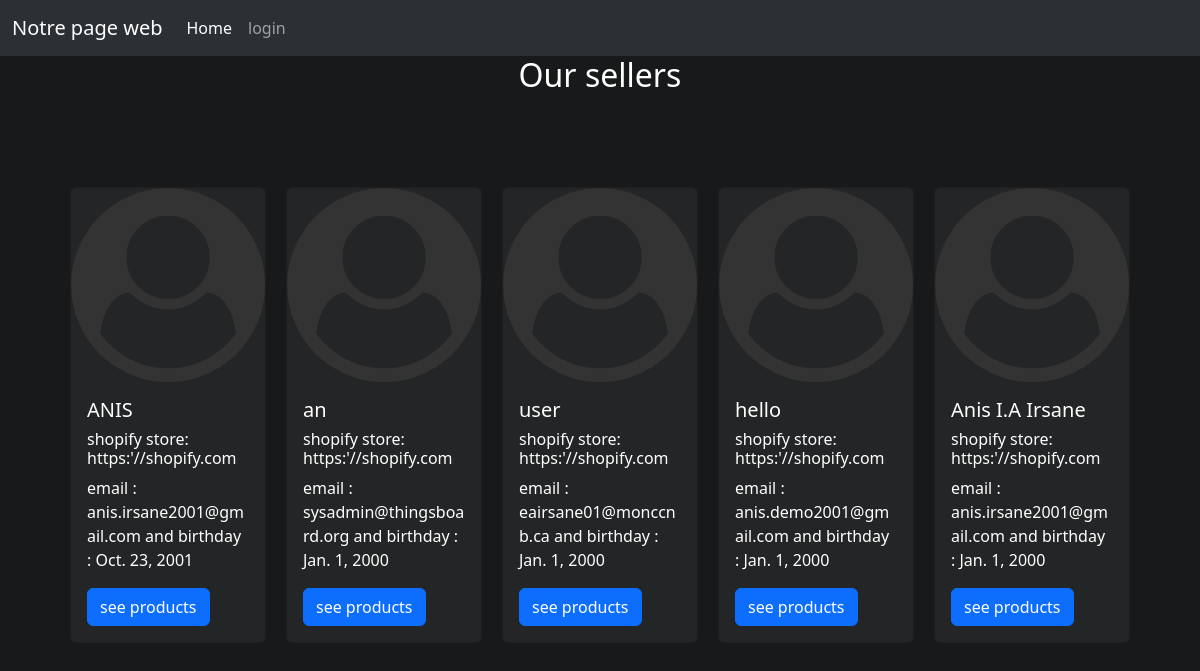
The page /sellers/ on the database its author committed.
### myapp/models.py (models this page shows, shortened)
class Seller(models.Model):
    name = models.fields.CharField(max_length=100)
    email = models.EmailField(max_length=254)
    dateOfBirth = models.DateField(null =True, blank=True, default='2000-01-01')
    profilePicture = models.ImageField()
    shopifyLink = models.URLField(max_length = 200)

### myapp/views.py (the view)
# urls.py: path('sellers/', views.sellers, name='sellers'),
def sellers(request):
    sellers = Seller.objects.all()
    return render(request,
                   'myapp/main.html',
                   {'sellers':sellers} )

### myapp/templates/myapp/main.html (shortened to what this page needs)
<html>
    <head><title>mywebpage</title>
        <link href="https://cdn.jsdelivr.net/npm/bootstrap@5.3.2/dist/css/bootstrap.min.css" rel="stylesheet">    <body>
     </head>
      <nav class="navbar navbar-expand-lg bg-body-tertiary " data-bs-theme="dark">
        <div class="container-fluid">
          <a class="navbar-brand" href="#">Notre page web</a>
          <div class="collapse navbar-collapse" id="navbarSupportedContent">
            <ul class="navbar-nav me-auto mb-2 mb-lg-0">
              <li class="nav-item">
                <a class="nav-link active" aria-current="page" href="#">Home</a>
              </li>
              <li class="nav-item">
                <a class="nav-link" href="#">login</a>
              </li>
            </ul>
          </div>
        </div>
      </nav>
        {% block content %}
            <h2 class="ourtitle">Our sellers</h2>
            <div class="main-container">
                {% for seller in sellers %}
                <div class="card" >
                    <img src="{{seller.profilePicture.url }}" class="card-img-top" alt="profile pic" >
                    <div class="card-body">
                      <h5 class="card-title">{{seller.name}}</h5>
                      <h6 class="card-title">shopify store: {{seller.shopifyLink}}</h6>
                      <p class="card-text">email : {{seller.email}} and birthday : {{seller.dateOfBirth}}</p>
                      <a href="{% url 'seller_detail' seller.id %}" class="btn btn-primary">see products</a>
                    </div>
                </div>
                {% endfor %}
            </div>
        {% endblock %}
    </body>
</html>

### myapp/templates/myapp/main.html (style rules this page uses)
body { background-color:#18191a; }
.ourtitle { color:white; display: flex; justify-content: center; align-items: center; }
.main-container { width:90%; height:350px; display: flex; justify-content: center; align-items: center; position: absolute; top: 30%; left: 5%; }
.card { color: white; background-color:#242526 ; width: 18rem; margin: 10px; }

### rows shown on the page
Seller: profilePicture (picture), name "ANIS", shopifyLink "https:'//shopify.com", email "anis.irsane2001@gmail.com", dateOfBirth "Oct. 23, 2001"
Seller: profilePicture (picture), name "an", shopifyLink "https:'//shopify.com", email "sysadmin@thingsboard.org", dateOfBirth "Jan. 1, 2000"
Seller: profilePicture (picture), name "user", shopifyLink "https:'//shopify.com", email "eairsane01@monccnb.ca", dateOfBirth "Jan. 1, 2000"
Seller: profilePicture (picture), name "hello", shopifyLink "https:'//shopify.com", email "anis.demo2001@gmail.com", dateOfBirth "Jan. 1, 2000"
Seller: profilePicture (picture), name "Anis I.A Irsane", shopifyLink "https:'//shopify.com", email "anis.irsane2001@gmail.com", dateOfBirth "Jan. 1, 2000"
